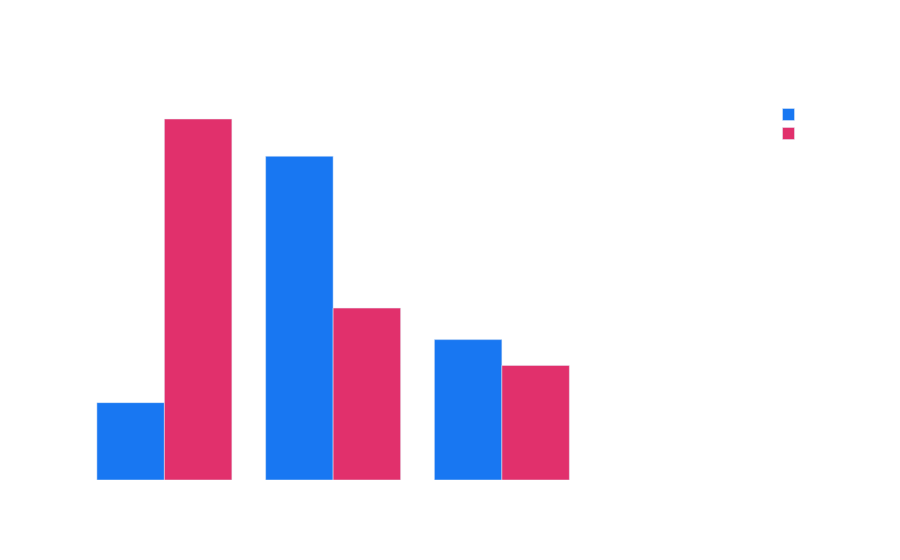

Notebook cell for this chart:
### Code cell
if "save_rate_pct" in df.columns and "share_rate_pct" in df.columns and type_col and type_col in df.columns:
    type_sr = df.groupby(type_col).agg(
        save_rate=("save_rate_pct", "mean"),
        share_rate=("share_rate_pct", "mean"),
        avg_score=(ps_col, "mean"),
        posts=(er_col, "count")
    ).round(2).reset_index()

    fig = go.Figure()
    fig.add_trace(go.Bar(
        name="Save Rate %", x=type_sr[type_col], y=type_sr["save_rate"],
        marker_color=BRAND_BLUE,
        text=type_sr["save_rate"].astype(str)+"%", textposition="outside"
    ))
    fig.add_trace(go.Bar(
        name="Share Rate %", x=type_sr[type_col], y=type_sr["share_rate"],
        marker_color=BRAND_PINK,
        text=type_sr["share_rate"].astype(str)+"%", textposition="outside"
    ))
    fig.update_layout(
        barmode="group",
        title="Save Rate vs Share Rate by Content Type",
        yaxis_title="Rate (%)",
        plot_bgcolor="rgba(0,0,0,0)",
        paper_bgcolor="rgba(0,0,0,0)",
        font_color="rgba(255,255,255,0.8)"
    )
    fig.show()

### Figure 1 — Plotly figure (JSON) as saved in the notebook; plotly's stock layout.template omitted (floating-point values rounded to 4 significant figures)
{"data": [{"marker": {"color": "#1877F2"}, "name": "Save Rate %", "text": ["0.27%", "1.13%", "0.49%", "nan%"], "textposition": "outside", "type": "bar", "x": ["IG carousel", "IG image", "IG reel", "Post type"], "y": [0.27, 1.13, 0.49, NaN]}, {"marker": {"color": "#E1306C"}, "name": "Share Rate %", "text": ["1.26%", "0.6%", "0.4%", "nan%"], "textposition": "outside", "type": "bar", "x": ["IG carousel", "IG image", "IG reel", "Post type"], "y": [1.26, 0.6, 0.4, NaN]}], "layout": {"barmode": "group", "font": {"color": "rgba(255,255,255,0.8)"}, "paper_bgcolor": "rgba(0,0,0,0)", "plot_bgcolor": "rgba(0,0,0,0)", "title": {"text": "Save Rate vs Share Rate by Content Type"}, "yaxis": {"title": {"text": "Rate (%)"}}}}
